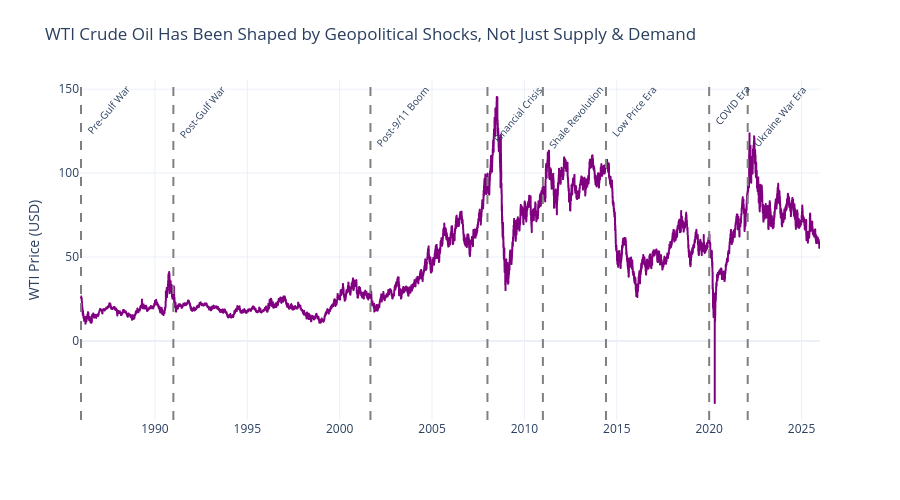

Notebook code for this chart:
### Code cell
fig = px.line(
    df,
    x='observation_date',
    y='wti_price',
    title='WTI Crude Oil Has Been Shaped by Geopolitical Shocks, Not Just Supply & Demand',
    labels={'observation_date': '', 'wti_price': 'WTI Price (USD)'},
    template='plotly_white',
    color_discrete_sequence=['purple']
)

fig.add_vline(x=pd.Timestamp('1986-01-01').timestamp() * 1000, line_dash='dash', line_color='grey', annotation_text='Pre-Gulf War', annotation_textangle=-50, annotation_font_size=10)
fig.add_vline(x=pd.Timestamp('1991-01-01').timestamp() * 1000, line_dash='dash', line_color='grey', annotation_text='Post-Gulf War', annotation_textangle=-50, annotation_font_size=10)
fig.add_vline(x=pd.Timestamp('2001-09-01').timestamp() * 1000, line_dash='dash', line_color='grey', annotation_text='Post-9/11 Boom', annotation_textangle=-50, annotation_font_size=10)
fig.add_vline(x=pd.Timestamp('2008-01-01').timestamp() * 1000, line_dash='dash', line_color='grey', annotation_text='Financial Crisis', annotation_textangle=-50, annotation_font_size=10)
fig.add_vline(x=pd.Timestamp('2011-01-01').timestamp() * 1000, line_dash='dash', line_color='grey', annotation_text='Shale Revolution', annotation_textangle=-50, annotation_font_size=10)
fig.add_vline(x=pd.Timestamp('2014-06-01').timestamp() * 1000, line_dash='dash', line_color='grey', annotation_text='Low Price Era', annotation_textangle=-50, annotation_font_size=10)
fig.add_vline(x=pd.Timestamp('2020-01-01').timestamp() * 1000, line_dash='dash', line_color='grey', annotation_text='COVID Era', annotation_textangle=-50, annotation_font_size=10)
fig.add_vline(x=pd.Timestamp('2022-02-01').timestamp() * 1000, line_dash='dash', line_color='grey', annotation_text='Ukraine War Era', annotation_textangle=-50, annotation_font_size=10)

fig.update_layout(height=500, margin=dict(t=80))
fig.show()

fig.write_image("../images/01_wti_price_over_time.png")

### Figure 1 — Plotly figure (JSON) as saved in the notebook; plotly's stock layout.template omitted (floating-point values rounded to 4 significant figures; data arrays with more than 128 entries replaced by an {"elided": "..."} marker saying what was removed)
{"data": [{"hovertemplate": "=%{x}<br>WTI Price (USD)=%{y}<extra></extra>", "legendgroup": "", "line": {"color": "purple", "dash": "solid"}, "marker": {"symbol": "circle"}, "mode": "lines", "name": "", "showlegend": false, "type": "scattergl", "x": {"elided": "14609 str values"}, "xaxis": "x", "y": {"elided": "14609 float values"}, "yaxis": "y"}], "layout": {"annotations": [{"font": {"size": 10}, "showarrow": false, "text": "Pre-Gulf War", "textangle": -50, "x": 504921600000, "xanchor": "left", "xref": "x", "y": 1, "yanchor": "top", "yref": "y domain"}, {"font": {"size": 10}, "showarrow": false, "text": "Post-Gulf War", "textangle": -50, "x": 662688000000, "xanchor": "left", "xref": "x", "y": 1, "yanchor": "top", "yref": "y domain"}, {"font": {"size": 10}, "showarrow": false, "text": "Post-9/11 Boom", "textangle": -50, "x": 999302400000, "xanchor": "left", "xref": "x", "y": 1, "yanchor": "top", "yref": "y domain"}, {"font": {"size": 10}, "showarrow": false, "text": "Financial Crisis", "textangle": -50, "x": 1199145600000, "xanchor": "left", "xref": "x", "y": 1, "yanchor": "top", "yref": "y domain"}, {"font": {"size": 10}, "showarrow": false, "text": "Shale Revolution", "textangle": -50, "x": 1293840000000, "xanchor": "left", "xref": "x", "y": 1, "yanchor": "top", "yref": "y domain"}, {"font": {"size": 10}, "showarrow": false, "text": "Low Price Era", "textangle": -50, "x": 1401580800000, "xanchor": "left", "xref": "x", "y": 1, "yanchor": "top", "yref": "y domain"}, {"font": {"size": 10}, "showarrow": false, "text": "COVID Era", "textangle": -50, "x": 1577836800000, "xanchor": "left", "xref": "x", "y": 1, "yanchor": "top", "yref": "y domain"}, {"font": {"size": 10}, "showarrow": false, "text": "Ukraine War Era", "textangle": -50, "x": 1643673600000, "xanchor": "left", "xref": "x", "y": 1, "yanchor": "top", "yref": "y domain"}], "height": 500, "legend": {"tracegroupgap": 0}, "margin": {"t": 80}, "shapes": [{"line": {"color": "grey", "dash": "dash"}, "type": "line", "x0": 504921600000, "x1": 504921600000, "xref": "x", "y0": 0, "y1": 1, "yref": "y domain"}, {"line": {"color": "grey", "dash": "dash"}, "type": "line", "x0": 662688000000, "x1": 662688000000, "xref": "x", "y0": 0, "y1": 1, "yref": "y domain"}, {"line": {"color": "grey", "dash": "dash"}, "type": "line", "x0": 999302400000, "x1": 999302400000, "xref": "x", "y0": 0, "y1": 1, "yref": "y domain"}, {"line": {"color": "grey", "dash": "dash"}, "type": "line", "x0": 1199145600000, "x1": 1199145600000, "xref": "x", "y0": 0, "y1": 1, "yref": "y domain"}, {"line": {"color": "grey", "dash": "dash"}, "type": "line", "x0": 1293840000000, "x1": 1293840000000, "xref": "x", "y0": 0, "y1": 1, "yref": "y domain"}, {"line": {"color": "grey", "dash": "dash"}, "type": "line", "x0": 1401580800000, "x1": 1401580800000, "xref": "x", "y0": 0, "y1": 1, "yref": "y domain"}, {"line": {"color": "grey", "dash": "dash"}, "type": "line", "x0": 1577836800000, "x1": 1577836800000, "xref": "x", "y0": 0, "y1": 1, "yref": "y domain"}, {"line": {"color": "grey", "dash": "dash"}, "type": "line", "x0": 1643673600000, "x1": 1643673600000, "xref": "x", "y0": 0, "y1": 1, "yref": "y domain"}], "title": {"text": "WTI Crude Oil Has Been Shaped by Geopolitical Shocks, Not Just Supply & Demand"}, "xaxis": {"anchor": "y", "domain": [0, 1], "title": {"text": ""}}, "yaxis": {"anchor": "x", "domain": [0, 1], "title": {"text": "WTI Price (USD)"}}}}
